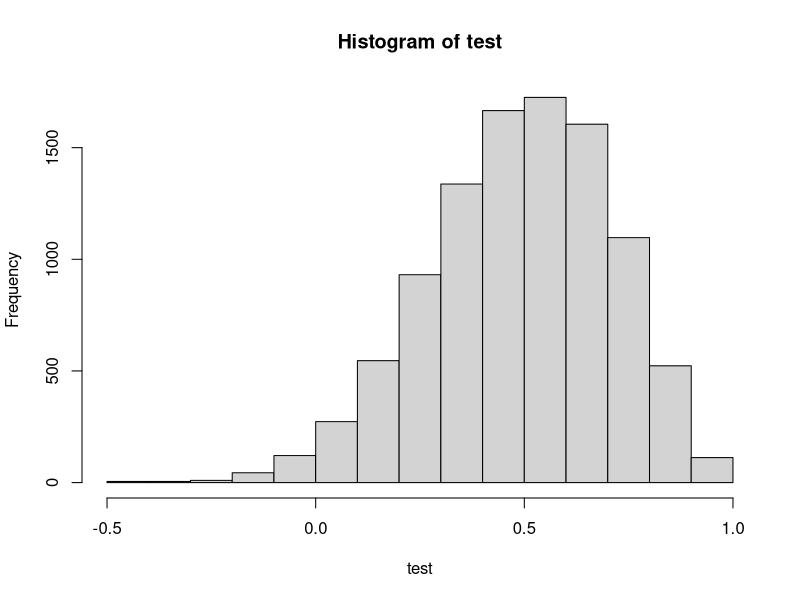

The R script that drew this image:
# Desired Spearman correlation between bouldering and lead
rho <- 0.5
set.seed(1999)

# Step 1: Generate the marginals with nsim = 100000
nsim <- 100000
speed <- runif(nsim)
lead <- runif(nsim)
bouldering <- runif(nsim)

dat <- data.frame(speed, lead, bouldering)

# Step 2.  The upper and lower bounds are 1 and -1.
# Don't need this here.

# Step 3.
# Pick some indexes
ind <- sample(1:nsim, rho * nsim, replace = FALSE)
dat$lead[ind] <- sort(dat$lead[ind])
dat$bouldering[ind] <- sort(dat$bouldering[ind])
cor(dat, method = "spearman")

# Now we have the "population" that has the desired correlation.
test <- c()
for (i in 1:10000) {
  ind2 <- sample(1:nsim, 20, replace = FALSE)
  prelims <- dat[ind2, ]
  prelims <- as.data.frame(apply(prelims, 2, rank))
  test[i] <- cor(prelims$lead, prelims$bouldering, method = "spearman")
}

hist(test)
mean(test)
